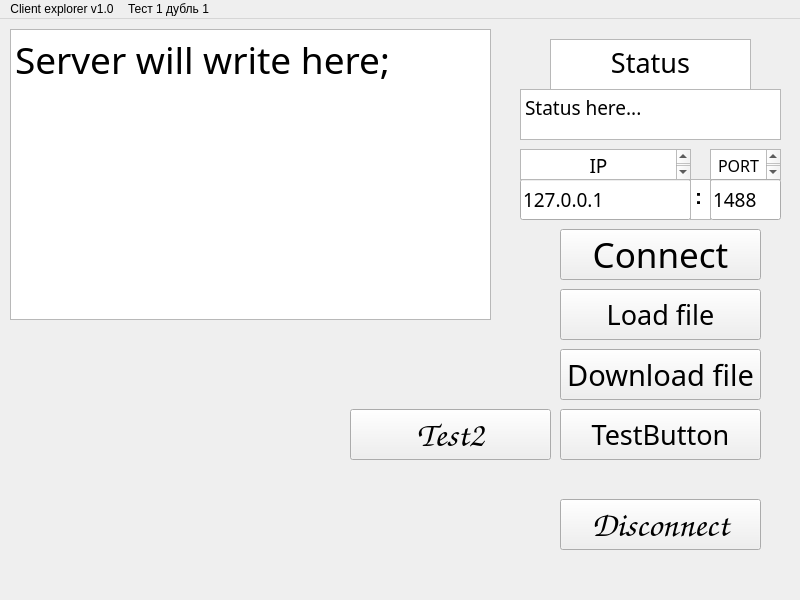
<?xml version="1.0" encoding="UTF-8"?>
<ui version="4.0">
 <class>MainWindow</class>
 <widget class="QMainWindow" name="MainWindow">
  <property name="geometry">
   <rect>
    <x>0</x>
    <y>0</y>
    <width>800</width>
    <height>600</height>
   </rect>
  </property>
  <property name="windowTitle">
   <string>MainWindow</string>
  </property>
  <widget class="QWidget" name="centralwidget">
   <widget class="QLineEdit" name="ip_line">
    <property name="geometry">
     <rect>
      <x>520</x>
      <y>160</y>
      <width>171</width>
      <height>41</height>
     </rect>
    </property>
    <property name="font">
     <font>
      <family>Hobo Std</family>
      <pointsize>14</pointsize>
      <weight>50</weight>
      <bold>false</bold>
     </font>
    </property>
    <property name="text">
     <string>127.0.0.1</string>
    </property>
   </widget>
   <widget class="QTextBrowser" name="IP">
    <property name="geometry">
     <rect>
      <x>520</x>
      <y>130</y>
      <width>171</width>
      <height>31</height>
     </rect>
    </property>
    <property name="font">
     <font>
      <family>Hobo Std</family>
     </font>
    </property>
    <property name="html">
     <string>&lt;!DOCTYPE HTML PUBLIC &quot;-//W3C//DTD HTML 4.0//EN&quot; &quot;http://www.w3.org/TR/REC-html40/strict.dtd&quot;&gt;
&lt;html&gt;&lt;head&gt;&lt;meta name=&quot;qrichtext&quot; content=&quot;1&quot; /&gt;&lt;style type=&quot;text/css&quot;&gt;
p, li { white-space: pre-wrap; }
&lt;/style&gt;&lt;/head&gt;&lt;body style=&quot; font-family:'Hobo Std'; font-size:8.25pt; font-weight:400; font-style:normal;&quot;&gt;
&lt;p align=&quot;center&quot; style=&quot; margin-top:0px; margin-bottom:0px; margin-left:0px; margin-right:0px; -qt-block-indent:0; text-indent:0px;&quot;&gt;&lt;span style=&quot; font-size:14pt;&quot;&gt;IP&lt;/span&gt;&lt;/p&gt;&lt;/body&gt;&lt;/html&gt;</string>
    </property>
   </widget>
   <widget class="QTextBrowser" name="PORT">
    <property name="geometry">
     <rect>
      <x>710</x>
      <y>130</y>
      <width>71</width>
      <height>31</height>
     </rect>
    </property>
    <property name="font">
     <font>
      <family>Hobo Std</family>
     </font>
    </property>
    <property name="html">
     <string>&lt;!DOCTYPE HTML PUBLIC &quot;-//W3C//DTD HTML 4.0//EN&quot; &quot;http://www.w3.org/TR/REC-html40/strict.dtd&quot;&gt;
&lt;html&gt;&lt;head&gt;&lt;meta name=&quot;qrichtext&quot; content=&quot;1&quot; /&gt;&lt;style type=&quot;text/css&quot;&gt;
p, li { white-space: pre-wrap; }
&lt;/style&gt;&lt;/head&gt;&lt;body style=&quot; font-family:'Hobo Std'; font-size:8.25pt; font-weight:400; font-style:normal;&quot;&gt;
&lt;p align=&quot;center&quot; style=&quot; margin-top:0px; margin-bottom:0px; margin-left:0px; margin-right:0px; -qt-block-indent:0; text-indent:0px;&quot;&gt;&lt;span style=&quot; font-size:12pt;&quot;&gt;PORT&lt;/span&gt;&lt;/p&gt;&lt;/body&gt;&lt;/html&gt;</string>
    </property>
   </widget>
   <widget class="QLineEdit" name="port_line">
    <property name="geometry">
     <rect>
      <x>710</x>
      <y>160</y>
      <width>71</width>
      <height>41</height>
     </rect>
    </property>
    <property name="font">
     <font>
      <family>Hobo Std</family>
      <pointsize>14</pointsize>
      <weight>50</weight>
      <bold>false</bold>
     </font>
    </property>
    <property name="text">
     <string>1488</string>
    </property>
   </widget>
   <widget class="QTextBrowser" name="TWOPOINTS">
    <property name="geometry">
     <rect>
      <x>690</x>
      <y>160</y>
      <width>21</width>
      <height>41</height>
     </rect>
    </property>
    <property name="html">
     <string>&lt;!DOCTYPE HTML PUBLIC &quot;-//W3C//DTD HTML 4.0//EN&quot; &quot;http://www.w3.org/TR/REC-html40/strict.dtd&quot;&gt;
&lt;html&gt;&lt;head&gt;&lt;meta name=&quot;qrichtext&quot; content=&quot;1&quot; /&gt;&lt;style type=&quot;text/css&quot;&gt;
p, li { white-space: pre-wrap; }
&lt;/style&gt;&lt;/head&gt;&lt;body style=&quot; font-family:'MS Shell Dlg 2'; font-size:8.25pt; font-weight:400; font-style:normal;&quot;&gt;
&lt;p style=&quot; margin-top:0px; margin-bottom:0px; margin-left:0px; margin-right:0px; -qt-block-indent:0; text-indent:0px;&quot;&gt;&lt;span style=&quot; font-size:16pt; font-weight:600;&quot;&gt;:&lt;/span&gt;&lt;/p&gt;&lt;/body&gt;&lt;/html&gt;</string>
    </property>
   </widget>
   <widget class="QPushButton" name="connect_button">
    <property name="geometry">
     <rect>
      <x>560</x>
      <y>210</y>
      <width>201</width>
      <height>51</height>
     </rect>
    </property>
    <property name="font">
     <font>
      <family>Hobo Std</family>
      <pointsize>26</pointsize>
      <weight>50</weight>
      <bold>false</bold>
     </font>
    </property>
    <property name="text">
     <string>Connect</string>
    </property>
   </widget>
   <widget class="QPushButton" name="disconnect_button">
    <property name="geometry">
     <rect>
      <x>560</x>
      <y>480</y>
      <width>201</width>
      <height>51</height>
     </rect>
    </property>
    <property name="font">
     <font>
      <family>Comic Sans MS</family>
      <pointsize>26</pointsize>
      <weight>75</weight>
      <bold>true</bold>
     </font>
    </property>
    <property name="text">
     <string>Disconnect</string>
    </property>
   </widget>
   <widget class="QPushButton" name="load_file_button">
    <property name="geometry">
     <rect>
      <x>560</x>
      <y>270</y>
      <width>201</width>
      <height>51</height>
     </rect>
    </property>
    <property name="font">
     <font>
      <family>Hobo Std</family>
      <pointsize>20</pointsize>
     </font>
    </property>
    <property name="text">
     <string>Load file</string>
    </property>
   </widget>
   <widget class="QPushButton" name="download_file_button">
    <property name="geometry">
     <rect>
      <x>560</x>
      <y>330</y>
      <width>201</width>
      <height>51</height>
     </rect>
    </property>
    <property name="font">
     <font>
      <family>Hobo Std</family>
      <pointsize>22</pointsize>
     </font>
    </property>
    <property name="text">
     <string>Download file</string>
    </property>
   </widget>
   <widget class="QTextBrowser" name="statusBar">
    <property name="geometry">
     <rect>
      <x>520</x>
      <y>70</y>
      <width>261</width>
      <height>51</height>
     </rect>
    </property>
    <property name="font">
     <font>
      <family>Hobo Std</family>
      <pointsize>12</pointsize>
     </font>
    </property>
    <property name="html">
     <string>&lt;!DOCTYPE HTML PUBLIC &quot;-//W3C//DTD HTML 4.0//EN&quot; &quot;http://www.w3.org/TR/REC-html40/strict.dtd&quot;&gt;
&lt;html&gt;&lt;head&gt;&lt;meta name=&quot;qrichtext&quot; content=&quot;1&quot; /&gt;&lt;style type=&quot;text/css&quot;&gt;
p, li { white-space: pre-wrap; }
&lt;/style&gt;&lt;/head&gt;&lt;body style=&quot; font-family:'Hobo Std'; font-size:12pt; font-weight:400; font-style:normal;&quot;&gt;
&lt;p style=&quot; margin-top:0px; margin-bottom:0px; margin-left:0px; margin-right:0px; -qt-block-indent:0; text-indent:0px;&quot;&gt;&lt;span style=&quot; font-size:14pt;&quot;&gt;Status here...&lt;/span&gt;&lt;/p&gt;&lt;/body&gt;&lt;/html&gt;</string>
    </property>
   </widget>
   <widget class="QPushButton" name="TestMessage">
    <property name="geometry">
     <rect>
      <x>560</x>
      <y>390</y>
      <width>201</width>
      <height>51</height>
     </rect>
    </property>
    <property name="font">
     <font>
      <family>Hobo Std</family>
      <pointsize>20</pointsize>
     </font>
    </property>
    <property name="text">
     <string>TestButton</string>
    </property>
   </widget>
   <widget class="QTextBrowser" name="STATUS">
    <property name="geometry">
     <rect>
      <x>550</x>
      <y>20</y>
      <width>201</width>
      <height>51</height>
     </rect>
    </property>
    <property name="font">
     <font>
      <family>Hobo Std</family>
      <pointsize>20</pointsize>
     </font>
    </property>
    <property name="html">
     <string>&lt;!DOCTYPE HTML PUBLIC &quot;-//W3C//DTD HTML 4.0//EN&quot; &quot;http://www.w3.org/TR/REC-html40/strict.dtd&quot;&gt;
&lt;html&gt;&lt;head&gt;&lt;meta name=&quot;qrichtext&quot; content=&quot;1&quot; /&gt;&lt;style type=&quot;text/css&quot;&gt;
p, li { white-space: pre-wrap; }
&lt;/style&gt;&lt;/head&gt;&lt;body style=&quot; font-family:'Hobo Std'; font-size:20pt; font-weight:400; font-style:normal;&quot;&gt;
&lt;p align=&quot;center&quot; style=&quot; margin-top:12px; margin-bottom:12px; margin-left:0px; margin-right:0px; -qt-block-indent:0; text-indent:0px;&quot;&gt;Status&lt;/p&gt;&lt;/body&gt;&lt;/html&gt;</string>
    </property>
   </widget>
   <widget class="QTextBrowser" name="SERVERWRITE">
    <property name="geometry">
     <rect>
      <x>10</x>
      <y>10</y>
      <width>481</width>
      <height>291</height>
     </rect>
    </property>
    <property name="font">
     <font>
      <family>Hobo Std</family>
      <pointsize>12</pointsize>
     </font>
    </property>
    <property name="html">
     <string>&lt;!DOCTYPE HTML PUBLIC &quot;-//W3C//DTD HTML 4.0//EN&quot; &quot;http://www.w3.org/TR/REC-html40/strict.dtd&quot;&gt;
&lt;html&gt;&lt;head&gt;&lt;meta name=&quot;qrichtext&quot; content=&quot;1&quot; /&gt;&lt;style type=&quot;text/css&quot;&gt;
p, li { white-space: pre-wrap; }
&lt;/style&gt;&lt;/head&gt;&lt;body style=&quot; font-family:'Hobo Std'; font-size:12pt; font-weight:400; font-style:normal;&quot;&gt;
&lt;p style=&quot; margin-top:0px; margin-bottom:0px; margin-left:0px; margin-right:0px; -qt-block-indent:0; text-indent:0px;&quot;&gt;&lt;span style=&quot; font-size:28pt;&quot;&gt;Server will write here;&lt;/span&gt;&lt;/p&gt;&lt;/body&gt;&lt;/html&gt;</string>
    </property>
   </widget>
   <widget class="QPushButton" name="test2">
    <property name="geometry">
     <rect>
      <x>350</x>
      <y>390</y>
      <width>201</width>
      <height>51</height>
     </rect>
    </property>
    <property name="font">
     <font>
      <family>Comic Sans MS</family>
      <pointsize>26</pointsize>
      <weight>75</weight>
      <bold>true</bold>
     </font>
    </property>
    <property name="text">
     <string>Test2</string>
    </property>
   </widget>
  </widget>
  <widget class="QMenuBar" name="menubar">
   <property name="geometry">
    <rect>
     <x>0</x>
     <y>0</y>
     <width>800</width>
     <height>20</height>
    </rect>
   </property>
   <widget class="QMenu" name="menuClient_explorer_v1_0">
    <property name="title">
     <string>Client explorer v1.0</string>
    </property>
   </widget>
   <widget class="QMenu" name="menu_1_1">
    <property name="title">
     <string>Тест 1 дубль 1</string>
    </property>
   </widget>
   <addaction name="menuClient_explorer_v1_0"/>
   <addaction name="menu_1_1"/>
  </widget>
 </widget>
 <resources/>
 <connections/>
</ui>
